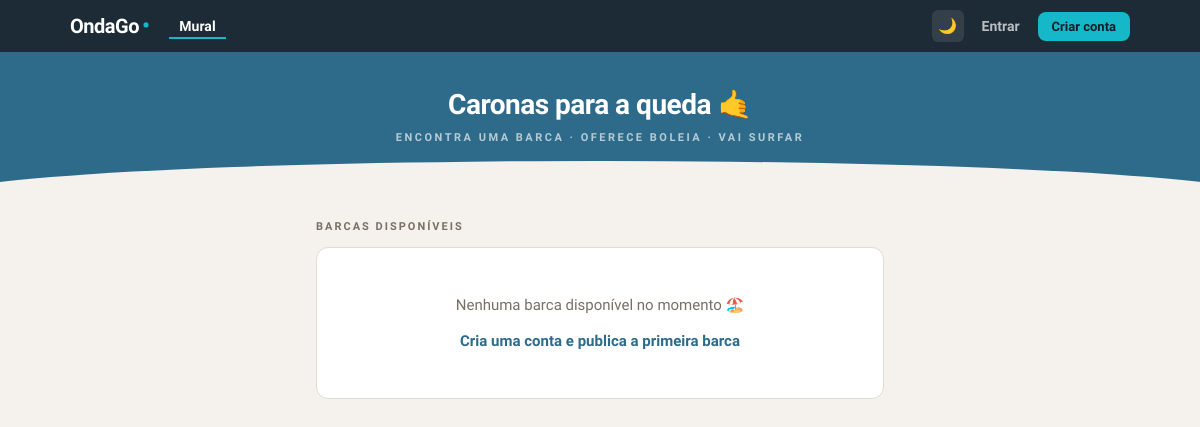
Before: / with the older database file.
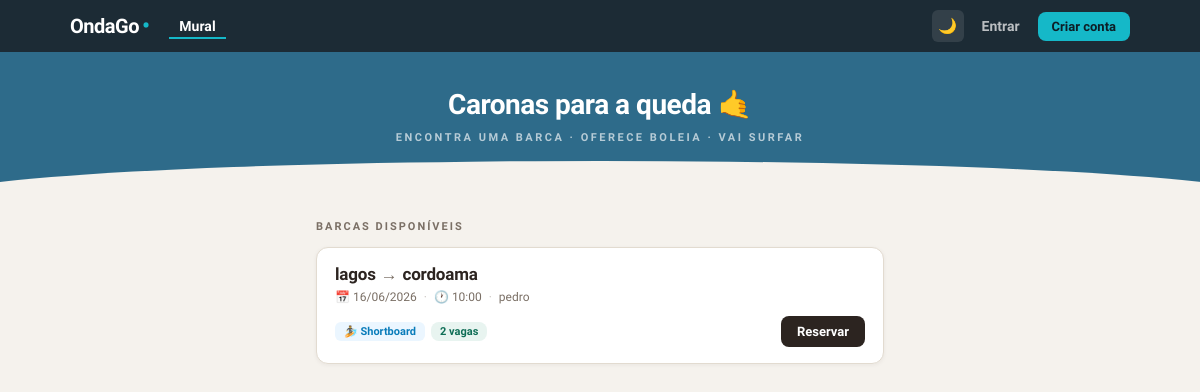
After: the same page with the newer database file.
### models.py (models this page shows, shortened)
class Carona(db.Model):
    __tablename__ = 'caronas'
    id            = db.Column(db.Integer, primary_key=True)
    motorista_id  = db.Column(db.Integer, db.ForeignKey('usuarios.id'), nullable=False)
    ponto_partida = db.Column(db.String(100), nullable=False)
    destino       = db.Column(db.String(100), nullable=False)
    data          = db.Column(db.String(10), nullable=False)
    hora          = db.Column(db.String(5), nullable=False)
    vagas_totais  = db.Column(db.Integer, nullable=False)
    tipo_prancha  = db.Column(db.String(30), default='Qualquer')
    criado_em     = db.Column(db.DateTime, default=datetime.utcnow)
    reservas      = db.relationship('Reserva', backref='carona', lazy=True)
    @property
    def vagas_disponiveis(self):
        return self.vagas_totais - len(self.reservas)
    @property
    def lotado(self):
        return self.vagas_disponiveis == 0
    @property
    def expirada(self):
        try:
            dt = datetime.strptime(f"{self.data} {self.hora}", "%d/%m/%Y %H:%M")
            return datetime.now() > dt
        except:
            return False

class Usuario(UserMixin, db.Model):
    __tablename__ = 'usuarios'
    id         = db.Column(db.Integer, primary_key=True)
    nome       = db.Column(db.String(100), nullable=False)
    email      = db.Column(db.String(150), unique=True, nullable=False)
    telefone   = db.Column(db.String(20), nullable=False)
    nivel      = db.Column(db.String(30), default='Iniciante')
    foto_url   = db.Column(db.String(300), default='')
    senha_hash = db.Column(db.String(256), nullable=False)
    criado_em  = db.Column(db.DateTime, default=datetime.utcnow)
    caronas    = db.relationship('Carona', backref='motorista', lazy=True)
    reservas   = db.relationship('Reserva', backref='passageiro', lazy=True)
    @property
    def media_avaliacao(self):
        from sqlalchemy import func
        result = db.session.query(func.avg(Avaliacao.nota)).filter_by(avaliado_id=self.id).scalar()
        return round(result, 1) if result else None

### app.py (the view)
@app.route('/')
def index():
    caronas = Carona.query.all()
    activas = [c for c in caronas if not c.expirada]
    return render_template('index.html', caronas=activas)

### app.py (called while the page is built)
@app.context_processor
def utility_processor():
    def media_avaliacoes(usuario_id, tipo):
        avals = Avaliacao.query.filter_by(avaliado_id=usuario_id, tipo=tipo).all()
        if not avals:
            return None
        return round(sum(a.nota for a in avals) / len(avals), 1)
    def total_avaliacoes(usuario_id, tipo):
        return Avaliacao.query.filter_by(avaliado_id=usuario_id, tipo=tipo).count()
    return dict(media_avaliacoes=media_avaliacoes, total_avaliacoes=total_avaliacoes)

### templates/index.html (shortened to what this page needs)
{% extends "base.html" %}
{% block content %}
<div class="hero">
    <h2>Caronas para a queda 🤙</h2>
    <p>Encontra uma barca · oferece boleia · vai surfar</p>
</div>
<div class="container">
    <p class="section-title">Barcas disponíveis</p>
    {% if caronas %}
        {% for c in caronas %}
        <div class="barca-card" onclick="location.href='/reservar/{{ c.id }}'">
            <div class="card-route">
                {{ c.ponto_partida }}<span class="route-arrow">→</span>{{ c.destino }}
            </div>
            <div class="card-meta">
                📅 {{ c.data }}
                <span class="meta-sep">·</span>
                🕐 {{ c.hora }}
                <span class="meta-sep">·</span>
                {{ c.motorista.nome.split()[0] }}{% if c.motorista.media_avaliacao %}<span class="meta-rating">⭐ {{ c.motorista.media_avaliacao }}</span>{% endif %}
            </div>
            <div class="card-bottom">
                <div class="card-tags">
                    <span class="tag-prancha">🏄 {{ c.tipo_prancha }}</span>
                    {% if c.lotado %}
                        <span class="badge-lotada">Lotada</span>
                    {% else %}
                        <span class="badge-vagas">{{ c.vagas_disponiveis }} vagas</span>
                    {% endif %}
                </div>
                {% if not c.lotado %}
                    <a href="/reservar/{{ c.id }}" class="btn-reservar" onclick="event.stopPropagation()">Reservar</a>
                {% endif %}
            </div>
        </div>
        {% endfor %}
    {% else %}
        <div class="empty">
            Nenhuma barca disponível no momento 🏖️<br><br>
            {% if current_user.is_authenticated %}
                <a href="/nova">+ Sê o primeiro a publicar uma barca</a>
            {% else %}
                <a href="/registro">Cria uma conta e publica a primeira barca</a>
            {% endif %}
        </div>
    {% endif %}
</div>
{% endblock %}

Changed rows visible on the page:
added Carona: ponto_partida "lagos", destino "cordoama", data "16/06/2026", hora "10:00", motorista.nome "pedro", tipo_prancha "Shortboard", vagas_disponiveis "2"
Other visible differences:
text no longer shown: "Nenhuma barca disponível no momento 🏖️ Cria uma conta e publica a primeira barca"
